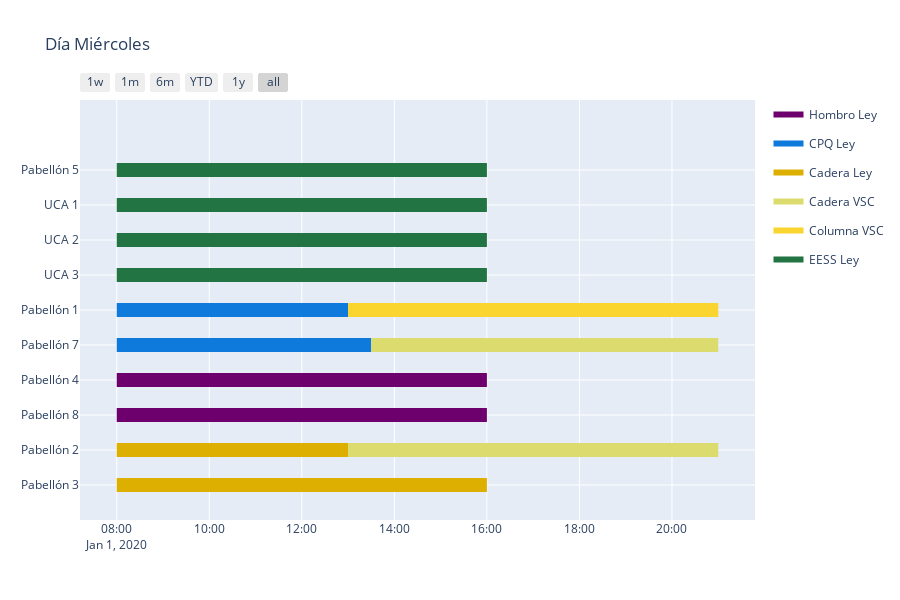

The notebook cell this image was saved under:
### Code cell
fig_2 = ff.create_gantt(df2, colors=colors, index_col='Resource', show_colorbar=True, title='Día Miércoles',showgrid_x=True, showgrid_y=True,
                      group_tasks=True)
fig_2.show()

### Figure 1 — Plotly figure (JSON) as saved in the notebook; plotly's stock layout.template omitted (floating-point values rounded to 4 significant figures)
{"data": [{"fill": "toself", "fillcolor": "rgb(110, 0, 110)", "hoverinfo": "name", "legendgroup": "rgb(110, 0, 110)", "mode": "none", "name": "Hombro Ley", "type": "scatter", "x": ["2020-01-01T08:00:00", "2020-01-01T16:00:00", "2020-01-01T16:00:00", "2020-01-01T08:00:00", "2020-01-01T08:00:00", "2020-01-01T08:00:00", "2020-01-01T16:00:00", "2020-01-01T16:00:00", "2020-01-01T08:00:00"], "y": [2.8, 2.8, 3.2, 3.2, null, 1.8, 1.8, 2.2, 2.2]}, {"fill": "toself", "fillcolor": "rgb(14, 122, 220)", "hoverinfo": "name", "legendgroup": "rgb(14, 122, 220)", "mode": "none", "name": "CPQ Ley", "type": "scatter", "x": ["2020-01-01T08:00:00", "2020-01-01T13:00:00", "2020-01-01T13:00:00", "2020-01-01T08:00:00", "2020-01-01T08:00:00", "2020-01-01T08:00:00", "2020-01-01T13:30:00", "2020-01-01T13:30:00", "2020-01-01T08:00:00"], "y": [4.8, 4.8, 5.2, 5.2, null, 3.8, 3.8, 4.2, 4.2]}, {"fill": "toself", "fillcolor": "rgb(220, 175, 0)", "hoverinfo": "name", "legendgroup": "rgb(220, 175, 0)", "mode": "none", "name": "Cadera Ley", "type": "scatter", "x": ["2020-01-01T08:00:00", "2020-01-01T13:00:00", "2020-01-01T13:00:00", "2020-01-01T08:00:00", "2020-01-01T08:00:00", "2020-01-01T08:00:00", "2020-01-01T16:00:00", "2020-01-01T16:00:00", "2020-01-01T08:00:00"], "y": [0.8, 0.8, 1.2, 1.2, null, -0.2, -0.2, 0.2, 0.2]}, {"fill": "toself", "fillcolor": "rgb(220, 220, 110)", "hoverinfo": "name", "legendgroup": "rgb(220, 220, 110)", "mode": "none", "name": "Cadera VSC", "type": "scatter", "x": ["2020-01-01T13:00:00", "2020-01-01T21:00:00", "2020-01-01T21:00:00", "2020-01-01T13:00:00", "2020-01-01T13:00:00", "2020-01-01T13:30:00", "2020-01-01T21:00:00", "2020-01-01T21:00:00", "2020-01-01T13:30:00"], "y": [0.8, 0.8, 1.2, 1.2, null, 3.8, 3.8, 4.2, 4.2]}, {"fill": "toself", "fillcolor": "rgb(250, 212, 47)", "hoverinfo": "name", "legendgroup": "rgb(250, 212, 47)", "mode": "none", "name": "Columna VSC", "type": "scatter", "x": ["2020-01-01T13:00:00", "2020-01-01T21:00:00", "2020-01-01T21:00:00", "2020-01-01T13:00:00"], "y": [4.8, 4.8, 5.2, 5.2]}, {"fill": "toself", "fillcolor": "rgb(34, 116, 66)", "hoverinfo": "name", "legendgroup": "rgb(34, 116, 66)", "mode": "none", "name": "EESS Ley", "type": "scatter", "x": ["2020-01-01T08:00:00", "2020-01-01T16:00:00", "2020-01-01T16:00:00", "2020-01-01T08:00:00", "2020-01-01T08:00:00", "2020-01-01T08:00:00", "2020-01-01T16:00:00", "2020-01-01T16:00:00", "2020-01-01T08:00:00", "2020-01-01T08:00:00", "2020-01-01T08:00:00", "2020-01-01T16:00:00", "2020-01-01T16:00:00", "2020-01-01T08:00:00", "2020-01-01T08:00:00", "2020-01-01T08:00:00", "2020-01-01T16:00:00", "2020-01-01T16:00:00", "2020-01-01T08:00:00"], "y": [8.8, 8.8, 9.2, 9.2, null, 7.8, 7.8, 8.2, 8.2, null, 6.8, 6.8, 7.2, 7.2, null, 5.8, 5.8, 6.2, 6.2]}, {"legendgroup": "rgb(110, 0, 110)", "marker": {"color": "rgb(110, 0, 110)", "opacity": 0, "size": 1}, "mode": "markers", "name": "", "showlegend": false, "text": [null, null, null, null], "type": "scatter", "x": ["2020-01-01T08:00:00", "2020-01-01T16:00:00", "2020-01-01T08:00:00", "2020-01-01T16:00:00"], "y": [3, 3, 2, 2]}, {"legendgroup": "rgb(14, 122, 220)", "marker": {"color": "rgb(14, 122, 220)", "opacity": 0, "size": 1}, "mode": "markers", "name": "", "showlegend": false, "text": [null, null, null, null], "type": "scatter", "x": ["2020-01-01T08:00:00", "2020-01-01T13:00:00", "2020-01-01T08:00:00", "2020-01-01T13:30:00"], "y": [5, 5, 4, 4]}, {"legendgroup": "rgb(220, 175, 0)", "marker": {"color": "rgb(220, 175, 0)", "opacity": 0, "size": 1}, "mode": "markers", "name": "", "showlegend": false, "text": [null, null, null, null], "type": "scatter", "x": ["2020-01-01T08:00:00", "2020-01-01T13:00:00", "2020-01-01T08:00:00", "2020-01-01T16:00:00"], "y": [1, 1, 0, 0]}, {"legendgroup": "rgb(220, 220, 110)", "marker": {"color": "rgb(220, 220, 110)", "opacity": 0, "size": 1}, "mode": "markers", "name": "", "showlegend": false, "text": [null, null, null, null], "type": "scatter", "x": ["2020-01-01T13:00:00", "2020-01-01T21:00:00", "2020-01-01T13:30:00", "2020-01-01T21:00:00"], "y": [1, 1, 4, 4]}, {"legendgroup": "rgb(250, 212, 47)", "marker": {"color": "rgb(250, 212, 47)", "opacity": 0, "size": 1}, "mode": "markers", "name": "", "showlegend": false, "text": [null, null], "type": "scatter", "x": ["2020-01-01T13:00:00", "2020-01-01T21:00:00"], "y": [5, 5]}, {"legendgroup": "rgb(34, 116, 66)", "marker": {"color": "rgb(34, 116, 66)", "opacity": 0, "size": 1}, "mode": "markers", "name": "", "showlegend": false, "text": [null, null, null, null, null, null, null, null], "type": "scatter", "x": ["2020-01-01T08:00:00", "2020-01-01T16:00:00", "2020-01-01T08:00:00", "2020-01-01T16:00:00", "2020-01-01T08:00:00", "2020-01-01T16:00:00", "2020-01-01T08:00:00", "2020-01-01T16:00:00"], "y": [9, 9, 8, 8, 7, 7, 6, 6]}], "layout": {"height": 600, "hovermode": "closest", "showlegend": true, "title": {"text": "Día Miércoles"}, "xaxis": {"rangeselector": {"buttons": [{"count": 7, "label": "1w", "step": "day", "stepmode": "backward"}, {"count": 1, "label": "1m", "step": "month", "stepmode": "backward"}, {"count": 6, "label": "6m", "step": "month", "stepmode": "backward"}, {"count": 1, "label": "YTD", "step": "year", "stepmode": "todate"}, {"count": 1, "label": "1y", "step": "year", "stepmode": "backward"}, {"step": "all"}]}, "showgrid": true, "type": "date", "zeroline": false}, "yaxis": {"autorange": false, "range": [-1, 11], "showgrid": true, "ticktext": ["Pabellón 3", "Pabellón 2", "Pabellón 8", "Pabellón 4", "Pabellón 7", "Pabellón 1", "UCA 3", "UCA 2", "UCA 1", "Pabellón 5"], "tickvals": [0, 1, 2, 3, 4, 5, 6, 7, 8, 9], "zeroline": false}}}
